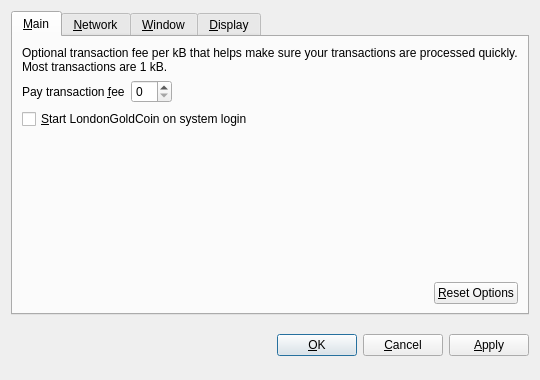
<?xml version="1.0" encoding="UTF-8"?>
<ui version="4.0">
 <class>OptionsDialog</class>
 <widget class="QDialog" name="OptionsDialog">
  <property name="geometry">
   <rect>
    <x>0</x>
    <y>0</y>
    <width>540</width>
    <height>380</height>
   </rect>
  </property>
  <property name="windowTitle">
   <string>Options</string>
  </property>
  <property name="modal">
   <bool>true</bool>
  </property>
  <layout class="QVBoxLayout" name="verticalLayout">
   <item>
    <widget class="QTabWidget" name="tabWidget">
     <property name="tabPosition">
      <enum>QTabWidget::North</enum>
     </property>
     <property name="currentIndex">
      <number>0</number>
     </property>
     <widget class="QWidget" name="tabMain">
      <attribute name="title">
       <string>&amp;Main</string>
      </attribute>
      <layout class="QVBoxLayout" name="verticalLayout_Main">
       <item>
        <widget class="QLabel" name="transactionFeeInfoLabel">
         <property name="text">
          <string>Optional transaction fee per kB that helps make sure your transactions are processed quickly. Most transactions are 1 kB.</string>
         </property>
         <property name="textFormat">
          <enum>Qt::PlainText</enum>
         </property>
         <property name="wordWrap">
          <bool>true</bool>
         </property>
        </widget>
       </item>
       <item>
        <layout class="QHBoxLayout" name="horizontalLayout_1_Main">
         <item>
          <widget class="QLabel" name="transactionFeeLabel">
           <property name="text">
            <string>Pay transaction &amp;fee</string>
           </property>
           <property name="textFormat">
            <enum>Qt::PlainText</enum>
           </property>
           <property name="buddy">
            <cstring>transactionFee</cstring>
           </property>
          </widget>
         </item>
         <item>
          <widget class="BitcoinAmountField" name="transactionFee"/>
         </item>
         <item>
          <spacer name="horizontalSpacer_1_Main">
           <property name="orientation">
            <enum>Qt::Horizontal</enum>
           </property>
           <property name="sizeHint" stdset="0">
            <size>
             <width>40</width>
             <height>20</height>
            </size>
           </property>
          </spacer>
         </item>
        </layout>
       </item>
       <item>
        <widget class="QCheckBox" name="bitcoinAtStartup">
         <property name="toolTip">
          <string>Automatically start LondonGoldCoin after logging in to the system.</string>
         </property>
         <property name="text">
          <string>&amp;Start LondonGoldCoin on system login</string>
         </property>
        </widget>
       </item>
       <item>
        <spacer name="verticalSpacer_Main">
         <property name="orientation">
          <enum>Qt::Vertical</enum>
         </property>
         <property name="sizeHint" stdset="0">
          <size>
           <width>20</width>
           <height>40</height>
          </size>
         </property>
        </spacer>
       </item>
       <item>
        <layout class="QHBoxLayout" name="horizontalLayout_2_Main">
         <item>
          <spacer name="horizontalSpacer_2_Main">
           <property name="orientation">
            <enum>Qt::Horizontal</enum>
           </property>
           <property name="sizeHint" stdset="0">
            <size>
             <width>40</width>
             <height>20</height>
            </size>
           </property>
          </spacer>
         </item>
         <item>
          <widget class="QPushButton" name="resetButton">
           <property name="toolTip">
            <string>Reset all client options to default.</string>
           </property>
           <property name="text">
            <string>&amp;Reset Options</string>
           </property>
           <property name="autoDefault">
            <bool>false</bool>
           </property>
          </widget>
         </item>
        </layout>
       </item>
      </layout>
     </widget>
     <widget class="QWidget" name="tabNetwork">
      <attribute name="title">
       <string>&amp;Network</string>
      </attribute>
      <layout class="QVBoxLayout" name="verticalLayout_Network">
       <item>
        <widget class="QCheckBox" name="mapPortUpnp">
         <property name="toolTip">
          <string>Automatically open the LondonGoldCoin client port on the router. This only works when your router supports UPnP and it is enabled.</string>
         </property>
         <property name="text">
          <string>Map port using &amp;UPnP</string>
         </property>
        </widget>
       </item>
       <item>
        <widget class="QCheckBox" name="connectSocks">
         <property name="toolTip">
          <string>Connect to the LondonGoldCoin network through a SOCKS proxy (e.g. when connecting through Tor).</string>
         </property>
         <property name="text">
          <string>&amp;Connect through SOCKS proxy:</string>
         </property>
        </widget>
       </item>
       <item>
        <layout class="QHBoxLayout" name="horizontalLayout_Network">
         <item>
          <widget class="QLabel" name="proxyIpLabel">
           <property name="text">
            <string>Proxy &amp;IP:</string>
           </property>
           <property name="textFormat">
            <enum>Qt::PlainText</enum>
           </property>
           <property name="buddy">
            <cstring>proxyIp</cstring>
           </property>
          </widget>
         </item>
         <item>
          <widget class="QValidatedLineEdit" name="proxyIp">
           <property name="maximumSize">
            <size>
             <width>140</width>
             <height>16777215</height>
            </size>
           </property>
           <property name="toolTip">
            <string>IP address of the proxy (e.g. 127.0.0.1)</string>
           </property>
          </widget>
         </item>
         <item>
          <widget class="QLabel" name="proxyPortLabel">
           <property name="text">
            <string>&amp;Port:</string>
           </property>
           <property name="textFormat">
            <enum>Qt::PlainText</enum>
           </property>
           <property name="buddy">
            <cstring>proxyPort</cstring>
           </property>
          </widget>
         </item>
         <item>
          <widget class="QLineEdit" name="proxyPort">
           <property name="maximumSize">
            <size>
             <width>55</width>
             <height>16777215</height>
            </size>
           </property>
           <property name="toolTip">
            <string>Port of the proxy (e.g. 9050)</string>
           </property>
          </widget>
         </item>
         <item>
          <widget class="QLabel" name="socksVersionLabel">
           <property name="text">
            <string>SOCKS &amp;Version:</string>
           </property>
           <property name="textFormat">
            <enum>Qt::PlainText</enum>
           </property>
           <property name="buddy">
            <cstring>socksVersion</cstring>
           </property>
          </widget>
         </item>
         <item>
          <widget class="QValueComboBox" name="socksVersion">
           <property name="toolTip">
            <string>SOCKS version of the proxy (e.g. 5)</string>
           </property>
          </widget>
         </item>
         <item>
          <spacer name="horizontalSpacer_Network">
           <property name="orientation">
            <enum>Qt::Horizontal</enum>
           </property>
           <property name="sizeHint" stdset="0">
            <size>
             <width>40</width>
             <height>20</height>
            </size>
           </property>
          </spacer>
         </item>
        </layout>
       </item>
       <item>
        <spacer name="verticalSpacer_Network">
         <property name="orientation">
          <enum>Qt::Vertical</enum>
         </property>
         <property name="sizeHint" stdset="0">
          <size>
           <width>20</width>
           <height>40</height>
          </size>
         </property>
        </spacer>
       </item>
      </layout>
     </widget>
     <widget class="QWidget" name="tabWindow">
      <attribute name="title">
       <string>&amp;Window</string>
      </attribute>
      <layout class="QVBoxLayout" name="verticalLayout_Window">
       <item>
        <widget class="QCheckBox" name="minimizeToTray">
         <property name="toolTip">
          <string>Show only a tray icon after minimizing the window.</string>
         </property>
         <property name="text">
          <string>&amp;Minimize to the tray instead of the taskbar</string>
         </property>
        </widget>
       </item>
       <item>
        <widget class="QCheckBox" name="minimizeOnClose">
         <property name="toolTip">
          <string>Minimize instead of exit the application when the window is closed. When this option is enabled, the application will be closed only after selecting Quit in the menu.</string>
         </property>
         <property name="text">
          <string>M&amp;inimize on close</string>
         </property>
        </widget>
       </item>
       <item>
        <spacer name="verticalSpacer_Window">
         <property name="orientation">
          <enum>Qt::Vertical</enum>
         </property>
         <property name="sizeHint" stdset="0">
          <size>
           <width>20</width>
           <height>40</height>
          </size>
         </property>
        </spacer>
       </item>
      </layout>
     </widget>
     <widget class="QWidget" name="tabDisplay">
      <attribute name="title">
       <string>&amp;Display</string>
      </attribute>
      <layout class="QVBoxLayout" name="verticalLayout_Display">
       <item>
        <layout class="QHBoxLayout" name="horizontalLayout_1_Display">
         <item>
          <widget class="QLabel" name="langLabel">
           <property name="text">
            <string>User Interface &amp;language:</string>
           </property>
           <property name="textFormat">
            <enum>Qt::PlainText</enum>
           </property>
           <property name="buddy">
            <cstring>lang</cstring>
           </property>
          </widget>
         </item>
         <item>
          <widget class="QValueComboBox" name="lang">
           <property name="toolTip">
            <string>The user interface language can be set here. This setting will take effect after restarting LondonGoldCoin.</string>
           </property>
          </widget>
         </item>
        </layout>
       </item>
       <item>
        <layout class="QHBoxLayout" name="horizontalLayout_2_Display">
         <item>
          <widget class="QLabel" name="unitLabel">
           <property name="text">
            <string>&amp;Unit to show amounts in:</string>
           </property>
           <property name="textFormat">
            <enum>Qt::PlainText</enum>
           </property>
           <property name="buddy">
            <cstring>unit</cstring>
           </property>
          </widget>
         </item>
         <item>
          <widget class="QValueComboBox" name="unit">
           <property name="toolTip">
            <string>Choose the default subdivision unit to show in the interface and when sending coins.</string>
           </property>
          </widget>
         </item>
        </layout>
       </item>
       <item>
        <widget class="QCheckBox" name="displayAddresses">
         <property name="toolTip">
          <string>Whether to show LondonGoldCoin addresses in the transaction list or not.</string>
         </property>
         <property name="text">
          <string>&amp;Display addresses in transaction list</string>
         </property>
        </widget>
       </item>
       <item>
        <spacer name="verticalSpacer_Display">
         <property name="orientation">
          <enum>Qt::Vertical</enum>
         </property>
         <property name="sizeHint" stdset="0">
          <size>
           <width>20</width>
           <height>40</height>
          </size>
         </property>
        </spacer>
       </item>
      </layout>
     </widget>
    </widget>
   </item>
   <item>
    <layout class="QHBoxLayout" name="horizontalLayout_Buttons">
     <item>
      <spacer name="horizontalSpacer_1">
       <property name="orientation">
        <enum>Qt::Horizontal</enum>
       </property>
       <property name="sizeHint" stdset="0">
        <size>
         <width>40</width>
         <height>48</height>
        </size>
       </property>
      </spacer>
     </item>
     <item>
      <widget class="QLabel" name="statusLabel">
       <property name="font">
        <font>
         <weight>75</weight>
         <bold>true</bold>
        </font>
       </property>
       <property name="text">
        <string/>
       </property>
       <property name="textFormat">
        <enum>Qt::PlainText</enum>
       </property>
       <property name="wordWrap">
        <bool>true</bool>
       </property>
      </widget>
     </item>
     <item>
      <spacer name="horizontalSpacer_2">
       <property name="orientation">
        <enum>Qt::Horizontal</enum>
       </property>
       <property name="sizeHint" stdset="0">
        <size>
         <width>40</width>
         <height>48</height>
        </size>
       </property>
      </spacer>
     </item>
     <item>
      <widget class="QPushButton" name="okButton">
       <property name="text">
        <string>&amp;OK</string>
       </property>
      </widget>
     </item>
     <item>
      <widget class="QPushButton" name="cancelButton">
       <property name="text">
        <string>&amp;Cancel</string>
       </property>
       <property name="autoDefault">
        <bool>false</bool>
       </property>
      </widget>
     </item>
     <item>
      <widget class="QPushButton" name="applyButton">
       <property name="text">
        <string>&amp;Apply</string>
       </property>
       <property name="autoDefault">
        <bool>false</bool>
       </property>
      </widget>
     </item>
    </layout>
   </item>
  </layout>
 </widget>
 <customwidgets>
  <customwidget>
   <class>BitcoinAmountField</class>
   <extends>QSpinBox</extends>
   <header>bitcoinamountfield.h</header>
  </customwidget>
  <customwidget>
   <class>QValueComboBox</class>
   <extends>QComboBox</extends>
   <header>qvaluecombobox.h</header>
  </customwidget>
  <customwidget>
   <class>QValidatedLineEdit</class>
   <extends>QLineEdit</extends>
   <header>qvalidatedlineedit.h</header>
  </customwidget>
 </customwidgets>
 <resources/>
 <connections/>
</ui>
